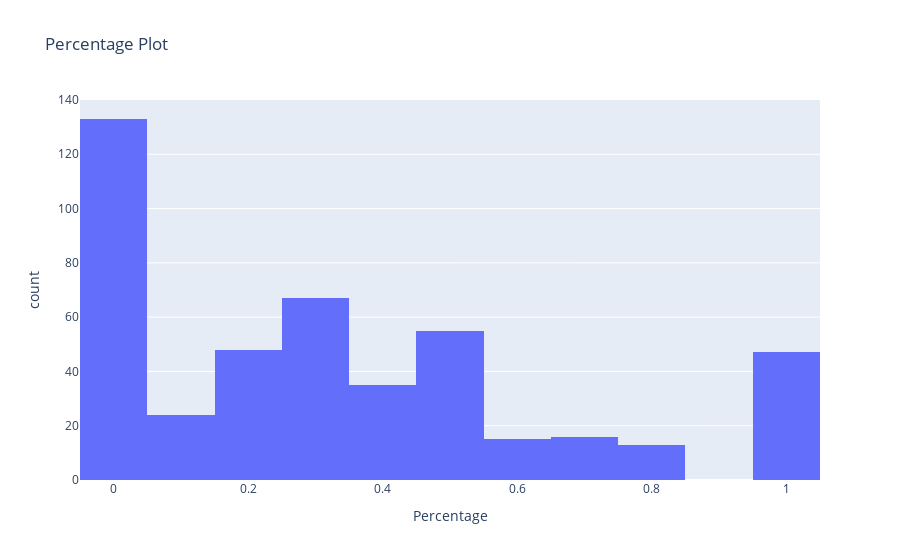

The cell this chart's notebook holds for it:
### Code cell
fig = px.histogram(data, x="Percentage",title = 'Percentage Plot')
fig.show()

### Figure 1 — Plotly figure (JSON) as saved in the notebook; plotly's stock layout.template omitted (floating-point values rounded to 4 significant figures; data arrays with more than 128 entries replaced by an {"elided": "..."} marker saying what was removed)
{"data": [{"alignmentgroup": "True", "bingroup": "x", "hovertemplate": "Percentage=%{x}<br>count=%{y}<extra></extra>", "legendgroup": "", "marker": {"color": "#636efa"}, "name": "", "offsetgroup": "", "orientation": "v", "showlegend": false, "type": "histogram", "x": {"elided": "453 float values"}, "xaxis": "x", "yaxis": "y"}], "layout": {"barmode": "relative", "legend": {"tracegroupgap": 0}, "title": {"text": "Percentage Plot"}, "xaxis": {"anchor": "y", "domain": [0, 1], "title": {"text": "Percentage"}}, "yaxis": {"anchor": "x", "domain": [0, 1], "title": {"text": "count"}}}}
